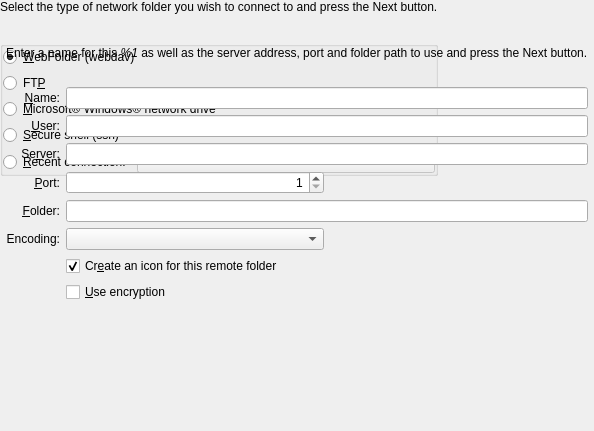
<ui version="4.0" >
 <class>KNetAttach</class>
 <widget class="Q3Wizard" name="KNetAttach" >
  <property name="geometry" >
   <rect>
    <x>0</x>
    <y>0</y>
    <width>594</width>
    <height>431</height>
   </rect>
  </property>
  <property name="windowTitle" >
   <string>Network Folder Wizard</string>
  </property>
  <widget class="QWidget" name="_folderType" >
   <attribute name="title" >
    <string>Add Network Folder</string>
   </attribute>
   <layout class="QGridLayout" >
    <property name="margin" >
     <number>0</number>
    </property>
    <item row="2" column="0" >
     <widget class="KButtonGroup" name="buttonGroup1" >
      <property name="title" >
       <string/>
      </property>
      <layout class="QGridLayout" >
       <property name="margin" >
        <number>0</number>
       </property>
       <item row="4" column="0" >
        <widget class="QRadioButton" name="_recent" >
         <property name="text" >
          <string>&amp;Recent connection:</string>
         </property>
        </widget>
       </item>
       <item row="0" column="0" colspan="2" >
        <widget class="QRadioButton" name="_webfolder" >
         <property name="text" >
          <string>&amp;WebFolder (webdav)</string>
         </property>
         <property name="checked" >
          <bool>true</bool>
         </property>
        </widget>
       </item>
       <item row="3" column="0" colspan="2" >
        <widget class="QRadioButton" name="_fish" >
         <property name="text" >
          <string>&amp;Secure shell (ssh)</string>
         </property>
         <property name="checked" >
          <bool>false</bool>
         </property>
        </widget>
       </item>
       <item row="4" column="1" >
        <widget class="KComboBox" name="_recentConnectionName" >
         <property name="enabled" >
          <bool>false</bool>
         </property>
         <property name="sizePolicy" >
          <sizepolicy vsizetype="Fixed" hsizetype="Minimum" >
           <horstretch>1</horstretch>
           <verstretch>0</verstretch>
          </sizepolicy>
         </property>
         <property name="minimumSize" >
          <size>
           <width>250</width>
           <height>0</height>
          </size>
         </property>
        </widget>
       </item>
       <item row="1" column="0" colspan="2" >
        <widget class="QRadioButton" name="_ftp" >
         <property name="text" >
          <string>FT&amp;P</string>
         </property>
        </widget>
       </item>
       <item row="2" column="0" colspan="2" >
        <widget class="QRadioButton" name="_smb" >
         <property name="text" >
          <string>&amp;Microsoft® Windows® network drive</string>
         </property>
        </widget>
       </item>
      </layout>
     </widget>
    </item>
    <item row="3" column="0" >
     <spacer name="spacer2_2" >
      <property name="orientation" >
       <enum>Qt::Vertical</enum>
      </property>
      <property name="sizeType" >
       <enum>QSizePolicy::Expanding</enum>
      </property>
      <property name="sizeHint" stdset="0" >
       <size>
        <width>31</width>
        <height>16</height>
       </size>
      </property>
     </spacer>
    </item>
    <item row="0" column="0" >
     <widget class="QLabel" name="textLabel1_2" >
      <property name="text" >
       <string>Select the type of network folder you wish to connect to and press the Next button.</string>
      </property>
      <property name="alignment" >
       <set>Qt::AlignVCenter</set>
      </property>
      <property name="wordWrap" >
       <bool>false</bool>
      </property>
     </widget>
    </item>
    <item row="1" column="0" >
     <spacer name="spacer20" >
      <property name="orientation" >
       <enum>Qt::Vertical</enum>
      </property>
      <property name="sizeType" >
       <enum>QSizePolicy::Fixed</enum>
      </property>
      <property name="sizeHint" stdset="0" >
       <size>
        <width>20</width>
        <height>21</height>
       </size>
      </property>
     </spacer>
    </item>
   </layout>
  </widget>
  <widget class="QWidget" name="_folderParameters" >
   <property name="geometry" >
    <rect>
     <x>6</x>
     <y>46</y>
     <width>582</width>
     <height>337</height>
    </rect>
   </property>
   <attribute name="title" >
    <string>Network Folder Information</string>
   </attribute>
   <layout class="QGridLayout" >
    <property name="margin" >
     <number>0</number>
    </property>
    <item row="0" column="0" colspan="3" >
     <widget class="QLabel" name="_informationText" >
      <property name="text" >
       <string>Enter a name for this &lt;i>%1&lt;/i> as well as the server address, port and folder path to use and press the Next button.</string>
      </property>
      <property name="alignment" >
       <set>Qt::AlignVCenter</set>
      </property>
      <property name="wordWrap" >
       <bool>true</bool>
      </property>
     </widget>
    </item>
    <item row="1" column="2" >
     <spacer name="spacer20_2" >
      <property name="orientation" >
       <enum>Qt::Vertical</enum>
      </property>
      <property name="sizeType" >
       <enum>QSizePolicy::Fixed</enum>
      </property>
      <property name="sizeHint" stdset="0" >
       <size>
        <width>20</width>
        <height>21</height>
       </size>
      </property>
     </spacer>
    </item>
    <item row="2" column="0" >
     <widget class="QLabel" name="textLabel4_2" >
      <property name="text" >
       <string>&amp;Name:</string>
      </property>
      <property name="alignment" >
       <set>Qt::AlignRight|Qt::AlignTrailing|Qt::AlignVCenter</set>
      </property>
      <property name="wordWrap" >
       <bool>false</bool>
      </property>
      <property name="buddy" >
       <cstring>_connectionName</cstring>
      </property>
     </widget>
    </item>
    <item row="5" column="1" >
     <widget class="QSpinBox" name="_port" >
      <property name="sizePolicy" >
       <sizepolicy vsizetype="Fixed" hsizetype="Minimum" >
        <horstretch>1</horstretch>
        <verstretch>0</verstretch>
       </sizepolicy>
      </property>
      <property name="alignment" >
       <set>Qt::AlignRight|Qt::AlignTrailing|Qt::AlignVCenter</set>
      </property>
      <property name="minimum" >
       <number>1</number>
      </property>
      <property name="maximum" >
       <number>65535</number>
      </property>
     </widget>
    </item>
    <item row="6" column="1" colspan="2" >
     <widget class="KLineEdit" name="_path" />
    </item>
    <item row="3" column="0" >
     <widget class="QLabel" name="_userText" >
      <property name="text" >
       <string>&amp;User:</string>
      </property>
      <property name="alignment" >
       <set>Qt::AlignRight|Qt::AlignTrailing|Qt::AlignVCenter</set>
      </property>
      <property name="wordWrap" >
       <bool>false</bool>
      </property>
      <property name="buddy" >
       <cstring>_user</cstring>
      </property>
     </widget>
    </item>
    <item row="4" column="0" >
     <widget class="QLabel" name="textLabel1" >
      <property name="text" >
       <string>Se&amp;rver:</string>
      </property>
      <property name="alignment" >
       <set>Qt::AlignRight|Qt::AlignTrailing|Qt::AlignVCenter</set>
      </property>
      <property name="wordWrap" >
       <bool>false</bool>
      </property>
      <property name="buddy" >
       <cstring>_host</cstring>
      </property>
     </widget>
    </item>
    <item row="5" column="0" >
     <widget class="QLabel" name="_portText" >
      <property name="text" >
       <string>&amp;Port:</string>
      </property>
      <property name="alignment" >
       <set>Qt::AlignRight|Qt::AlignTrailing|Qt::AlignVCenter</set>
      </property>
      <property name="wordWrap" >
       <bool>false</bool>
      </property>
      <property name="buddy" >
       <cstring>_port</cstring>
      </property>
     </widget>
    </item>
    <item row="3" column="1" colspan="2" >
     <widget class="KLineEdit" name="_user" >
      <property name="sizePolicy" >
       <sizepolicy vsizetype="Fixed" hsizetype="Expanding" >
        <horstretch>10</horstretch>
        <verstretch>0</verstretch>
       </sizepolicy>
      </property>
     </widget>
    </item>
    <item row="4" column="1" colspan="2" >
     <widget class="KLineEdit" name="_host" >
      <property name="sizePolicy" >
       <sizepolicy vsizetype="Fixed" hsizetype="Expanding" >
        <horstretch>10</horstretch>
        <verstretch>0</verstretch>
       </sizepolicy>
      </property>
     </widget>
    </item>
    <item row="6" column="0" >
     <widget class="QLabel" name="textLabel3" >
      <property name="text" >
       <string>&amp;Folder:</string>
      </property>
      <property name="alignment" >
       <set>Qt::AlignRight|Qt::AlignTrailing|Qt::AlignVCenter</set>
      </property>
      <property name="wordWrap" >
       <bool>false</bool>
      </property>
      <property name="buddy" >
       <cstring>_path</cstring>
      </property>
     </widget>
    </item>
    <item row="11" column="0" colspan="3" >
     <spacer name="spacer5" >
      <property name="orientation" >
       <enum>Qt::Vertical</enum>
      </property>
      <property name="sizeType" >
       <enum>QSizePolicy::Expanding</enum>
      </property>
      <property name="sizeHint" stdset="0" >
       <size>
        <width>560</width>
        <height>16</height>
       </size>
      </property>
     </spacer>
    </item>
    <item row="8" column="1" colspan="2" >
     <widget class="QCheckBox" name="_createIcon" >
      <property name="text" >
       <string>Cr&amp;eate an icon for this remote folder</string>
      </property>
      <property name="checked" >
       <bool>true</bool>
      </property>
     </widget>
    </item>
    <item row="2" column="1" colspan="2" >
     <widget class="KLineEdit" name="_connectionName" />
    </item>
    <item row="9" column="1" >
     <widget class="QCheckBox" name="_useEncryption" >
      <property name="text" >
       <string>&amp;Use encryption</string>
      </property>
     </widget>
    </item>
    <item row="7" column="0" >
     <widget class="QLabel" name="_encodingText" >
      <property name="enabled" >
       <bool>true</bool>
      </property>
      <property name="text" >
       <string>Encoding:</string>
      </property>
      <property name="alignment" >
       <set>Qt::AlignRight|Qt::AlignTrailing|Qt::AlignVCenter</set>
      </property>
     </widget>
    </item>
    <item row="7" column="1" >
     <widget class="KComboBox" name="_encoding" />
    </item>
   </layout>
  </widget>
 </widget>
  <customwidgets>
  <customwidget>
   <class>KButtonGroup</class>
   <extends>QGroupBox</extends>
   <header>kbuttongroup.h</header>
   <container>1</container>
  </customwidget>
  <customwidget>
   <class>KComboBox</class>
   <extends>QComboBox</extends>
   <header>kcombobox.h</header>
  </customwidget>
  <customwidget>
   <class>KLineEdit</class>
   <extends>QLineEdit</extends>
   <header>klineedit.h</header>
  </customwidget>
  <customwidget>
   <class>Q3Wizard</class>
   <extends>QDialog</extends>
   <header>q3wizard.h</header>
   <container>1</container>
  </customwidget>
 </customwidgets>
 <tabstops>
  <tabstop>_webfolder</tabstop>
  <tabstop>_recentConnectionName</tabstop>
  <tabstop>_connectionName</tabstop>
  <tabstop>_user</tabstop>
  <tabstop>_host</tabstop>
  <tabstop>_port</tabstop>
  <tabstop>_path</tabstop>
  <tabstop>_createIcon</tabstop>
 </tabstops>
 <includes>
  <include location="global" >kurl.h</include>
  <include location="global" >qpushbutton.h</include>
  <include location="global" >kbuttongroup.h</include>
  <include location="global" >ktoolinvocation.h</include>
 </includes>
 <resources/>
 <connections/>
</ui>
